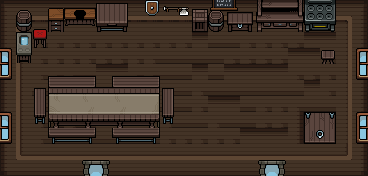

A 2D game scene composited from a Tiled map and its tileset images. What follows is a short description and the map's XML, with every tile layer's data as written:
An orthogonal 23x11 tile map with 16x16 px tiles, 4 tile layers (Collisions, ground, water, walls), 1 hidden layer not drawn, 3 tilesets and 1 object (The Woods).

<map version="1.10" tiledversion="1.12.2" orientation="orthogonal" renderorder="right-down" width="23" height="11" tilewidth="16" tileheight="16" infinite="0" nextlayerid="7" nextobjectid="2">
 <tileset firstgid="1" source="../tiles/Water_tiles.tsx" />
 <tileset firstgid="626" source="../tiles/Dungeon_Tiles.tsx" />
 <tileset firstgid="1251" source="../tiles/Interior_Props_01.tsx" />
 <layer id="1" name="Collisions" width="23" height="11">
  <data encoding="csv">
0,0,0,0,0,0,0,0,0,0,0,0,0,0,0,0,0,0,0,0,0,0,0,
0,1295,1295,1295,1295,1295,1295,1295,1295,1295,1295,1295,1295,1295,1295,1295,1295,1295,1295,1295,1295,1295,0,
0,1295,0,0,0,0,0,0,0,0,0,0,0,0,0,0,0,0,0,0,0,0,0,
0,1295,0,0,0,0,0,0,0,0,0,0,0,0,0,0,0,0,0,0,1295,0,0,
0,0,0,0,0,0,0,0,0,0,1295,0,0,0,0,0,0,0,0,0,0,0,0,
0,0,1295,1295,0,1295,0,1295,0,1295,1295,0,0,0,0,0,0,0,0,0,0,0,0,
0,0,1295,1295,1295,1295,1295,1295,0,1295,1295,0,0,0,0,0,0,0,0,0,0,0,0,
0,0,1295,1295,1295,0,1295,1295,1295,1295,1295,0,0,0,0,0,0,0,0,0,0,0,0,
0,0,0,0,1295,0,1295,1295,1295,1295,0,0,0,0,0,0,0,0,0,0,1295,0,0,
0,0,0,0,0,0,0,0,1295,0,0,0,0,0,0,0,0,0,0,0,0,0,0,
0,0,0,0,0,0,0,0,0,0,0,0,0,0,0,0,0,0,0,0,0,0,0
</data>
 </layer>
 <layer id="2" name="ground" width="23" height="11">
  <data encoding="csv">
640,641,641,641,641,641,641,641,641,641,641,641,641,641,641,641,641,641,641,641,641,641,642,
665,643,644,644,644,644,644,644,644,644,644,644,644,644,644,644,644,644,644,644,644,645,667,
665,668,715,715,715,715,715,715,715,715,715,715,766,691,691,715,715,715,715,766,766,670,667,
665,668,715,715,715,715,715,715,715,715,691,691,691,691,715,715,715,715,766,766,715,670,667,
665,668,715,715,715,716,766,766,715,715,691,691,766,716,766,766,766,766,715,715,715,670,667,
665,668,716,716,715,715,716,716,715,715,715,716,715,716,716,691,691,691,691,766,715,670,667,
665,668,715,691,691,715,715,715,715,715,716,716,715,766,766,716,715,715,715,691,691,670,667,
665,668,715,691,715,716,641,641,641,641,715,716,716,715,716,716,715,715,667,1863,1864,670,667,
665,668,715,691,691,716,691,691,691,691,715,715,715,715,715,766,766,766,667,1901,1902,670,667,
665,693,694,694,694,694,694,694,694,694,694,694,694,647,694,694,694,694,694,694,694,695,667,
690,691,691,691,691,691,691,691,691,691,691,691,691,691,691,691,691,691,691,691,691,691,692
</data>
 </layer>
 <layer id="4" name="water" width="23" height="11">
  <data encoding="csv">
0,1531,0,1489,1487,1488,1410,1411,0,0,0,0,1530,1531,1412,1413,1520,1521,1522,1298,1299,0,0,
0,1569,1371,1527,1525,1526,1448,1449,0,0,0,0,1568,1569,1450,1451,1558,1559,1560,1336,1337,0,0,
0,1490,1409,0,0,0,0,0,0,0,0,0,0,0,0,0,0,0,0,0,0,0,0,
0,1528,0,0,0,0,0,0,0,0,0,0,0,0,0,0,0,0,0,0,1446,0,0,
0,0,0,1707,1708,1709,0,1707,1708,1709,0,0,0,0,0,0,0,0,0,0,0,0,0,
0,0,0,1745,1746,1747,0,1745,1746,1747,0,0,0,0,0,0,0,0,0,0,0,0,0,
0,0,0,0,0,0,0,0,0,0,0,0,0,0,0,0,0,0,0,0,0,0,0,
0,0,0,0,0,0,0,0,0,0,0,0,0,0,0,0,0,0,0,0,0,0,0,
0,0,0,0,0,0,0,0,0,0,0,0,0,0,0,0,0,0,0,0,0,0,0,
0,0,0,0,0,0,0,0,0,0,0,0,0,0,0,0,0,0,0,0,0,0,0,
0,0,0,0,0,0,0,0,0,0,0,0,0,0,0,0,0,0,0,0,0,0,0
</data>
 </layer>
 <layer id="3" name="walls" width="23" height="11">
  <data encoding="csv">
0,0,0,0,0,0,0,0,0,1905,1867,1868,0,1911,1912,0,0,0,0,0,0,0,0,
0,0,0,0,0,0,0,0,0,0,0,0,0,0,0,0,0,0,0,0,0,0,0,
0,0,0,0,0,0,0,0,0,0,0,0,0,0,0,0,0,0,0,0,0,0,0,
1674,0,0,0,0,0,0,0,0,0,0,0,0,0,0,0,0,0,0,0,0,0,1673,
1712,0,0,0,0,0,0,0,0,0,0,0,0,0,0,0,0,0,0,0,0,0,1711,
0,0,1710,1278,1279,1280,1279,1280,1279,1281,1824,0,0,0,0,0,0,0,0,0,0,0,0,
0,0,1748,1316,1317,1318,1317,1318,1317,1319,1862,0,0,0,0,0,0,0,0,0,0,0,0,
1674,0,1786,1354,1355,1356,1355,1356,1355,1357,1900,0,0,0,0,0,0,0,0,0,0,0,1673,
1712,0,0,1745,1746,1747,0,1745,1746,1747,0,0,0,0,0,0,0,0,0,0,0,0,1711,
0,0,0,0,0,0,0,0,0,0,0,0,0,0,0,0,0,0,0,0,0,0,0,
0,0,0,0,0,1675,1676,0,0,0,0,0,0,0,0,0,1675,1676,0,0,0,0,0
</data>
 </layer>
 <layer id="5" name="decor" width="23" height="11" visible="0">
  <data encoding="csv">
0,0,1461,1462,1463,1464,1300,1301,1302,1672,1865,1866,1672,0,1905,0,0,2088,1482,1483,1484,2086,0,
0,0,1499,1500,1501,1502,1338,1339,1340,0,0,1925,1926,1887,1888,1794,1795,2126,1520,1521,1522,2124,0,
0,0,1537,1538,1539,1540,1376,1377,1378,0,0,1828,1829,1830,1831,1832,1833,0,1558,1559,1560,0,1675,
0,0,1575,1576,1577,1578,0,0,0,0,0,0,0,0,0,0,0,1707,1708,1709,0,2090,1713,
0,0,0,0,0,0,0,0,0,0,0,0,0,0,0,0,0,1745,1746,1747,0,2128,0,
0,0,0,0,0,0,0,0,0,0,0,0,0,0,0,0,1710,1271,1272,1273,1824,0,0,
0,0,0,0,0,0,0,0,0,0,0,0,0,0,0,0,1748,1309,1310,1311,1862,0,0,
0,0,1940,1941,1942,0,0,0,0,0,0,0,0,0,0,0,1786,1347,1348,1349,1900,0,0,
0,0,1978,1979,1980,0,0,0,0,0,0,0,0,0,0,0,0,1745,1746,1747,0,0,0,
0,0,0,0,0,0,0,0,0,0,0,0,0,0,0,0,0,0,0,0,0,0,0,
0,0,0,0,1675,1676,0,0,0,0,0,0,0,0,0,0,1675,1676,0,0,0,0,0
</data>
 </layer>
 <objectgroup id="6" name="doors">
  <object id="1" name="The Woods" x="302.5" y="111" width="33" height="32.5">
   <properties>
    <property name="TargetName" value="The Woods" />
    <property name="spawnx" type="float" value="0" />
    <property name="spawny" type="float" value="0" />
   </properties>
  </object>
 </objectgroup>
</map>
